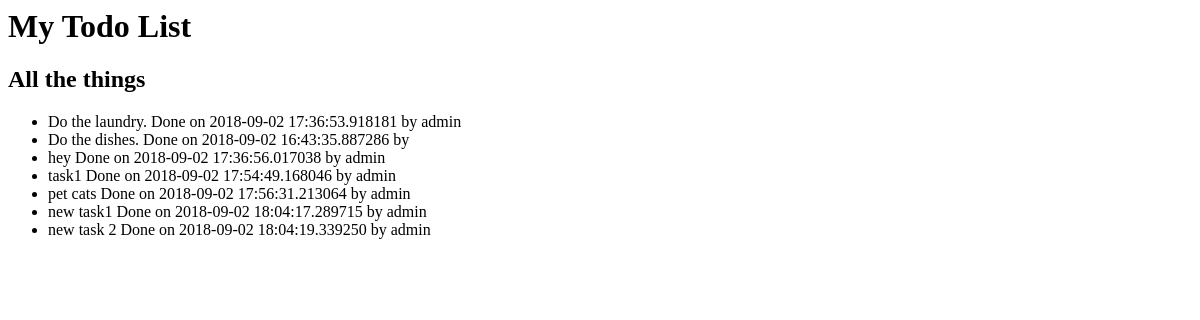
/all, run on an earlier commit of the app's database.
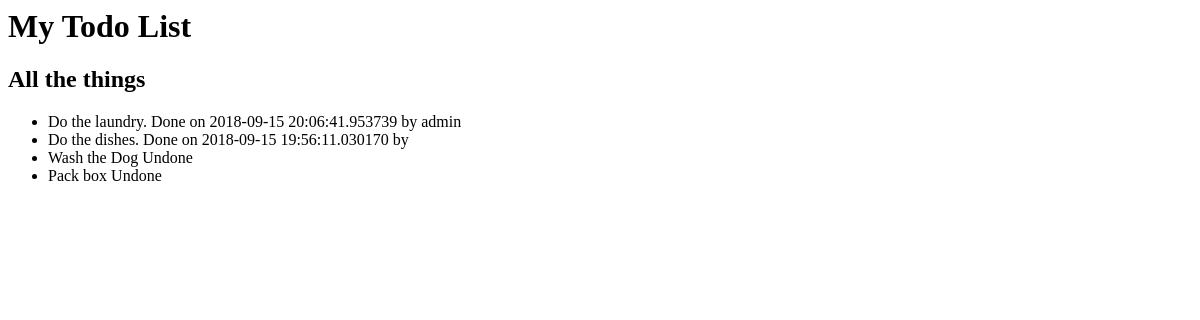
And on a later commit of the database.
### model.py (models this page shows)
class Task(Model):
    name = CharField(max_length=255)
    performed_by = ForeignKeyField(model=User, null=True)
    performed = DateTimeField(null=True)
    class Meta:
        database = db

class User(Model):
    name = CharField(max_length=255, unique=True)
    password = CharField(max_length=255)
    class Meta:
        database = db

### main.py (the view)
@app.route('/all')
def all_tasks():
    return render_template('all.jinja2', tasks=Task.select())

### templates/all.jinja2
{% extends 'base.jinja2' %}
{% block subtitle %}All the things{% endblock subtitle %}
{% block content %}
<ul>
    {% for task in tasks %}
    <li>
        {{ task.name }} {% if task.performed %}Done on {{ task.performed }} by {{ task.performed_by.name }}{% else %} Undone {% endif %}
    </li>
    {% endfor %}
</ul>
{% endblock content %}

### templates/base.jinja2 (shortened to what this page needs)
<html>
<head>
</head>
<body>
    <h1>My Todo List</h1>
    <h2>{% block subtitle %} {% endblock subtitle %}</h2>
    {% block content %} {% endblock content %}
</body>
</html>

What changed in the data, as far as the page shows it:
removed Task: name "pet cats", performed "2018-09-02 17:56:31.213064", performed_by.name "admin"
removed Task: name "new task1", performed "2018-09-02 18:04:17.289715", performed_by.name "admin"
removed Task: name "new task 2", performed "2018-09-02 18:04:19.339250", performed_by.name "admin"
changed Task "Do the laundry.": performed "2018-09-02 17:36:53.918181" → "2018-09-15 20:06:41.953739"
changed Task "Do the dishes.": performed "2018-09-02 16:43:35.887286" → "2018-09-15 19:56:11.030170"
changed Task: name "hey" → "Wash the Dog"; performed "2018-09-02 17:36:56.017038" → (not shown); performed_by.name "admin" → (not shown); performed "Done on by" → "Undone"
changed Task: name "task1" → "Pack box"; performed "2018-09-02 17:54:49.168046" → (not shown); performed_by.name "admin" → (not shown); performed "Done on by" → "Undone"
